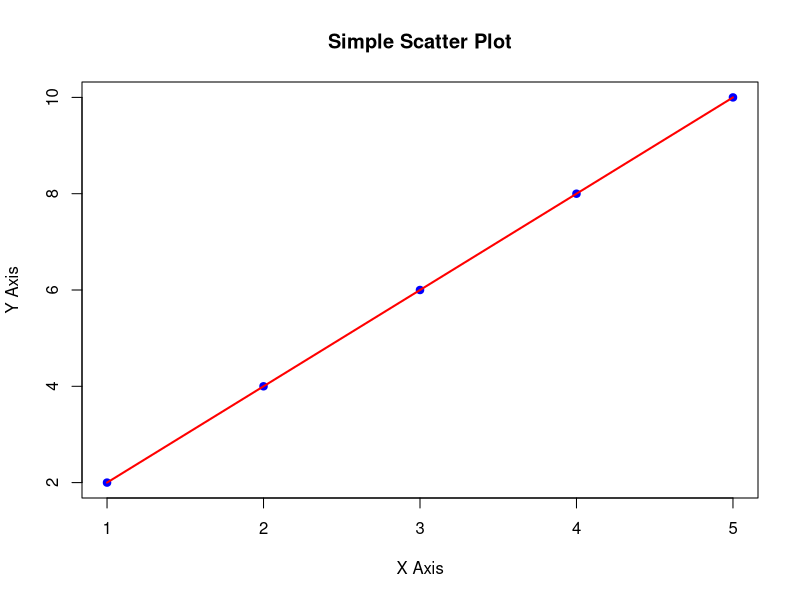

This figure's R source:
# Example x,y coordinates
x <- c(1, 2, 3, 4, 5)
y <- c(2, 4, 6, 8, 10)

# Create the plot
plot(x, y, 
     main="Simple Scatter Plot", 
     xlab="X Axis", 
     ylab="Y Axis", 
     pch=19,       # Point type
     col="blue")   # Point color

# Add a line connecting the points (optional)
lines(x, y, col="red", lwd=2)
